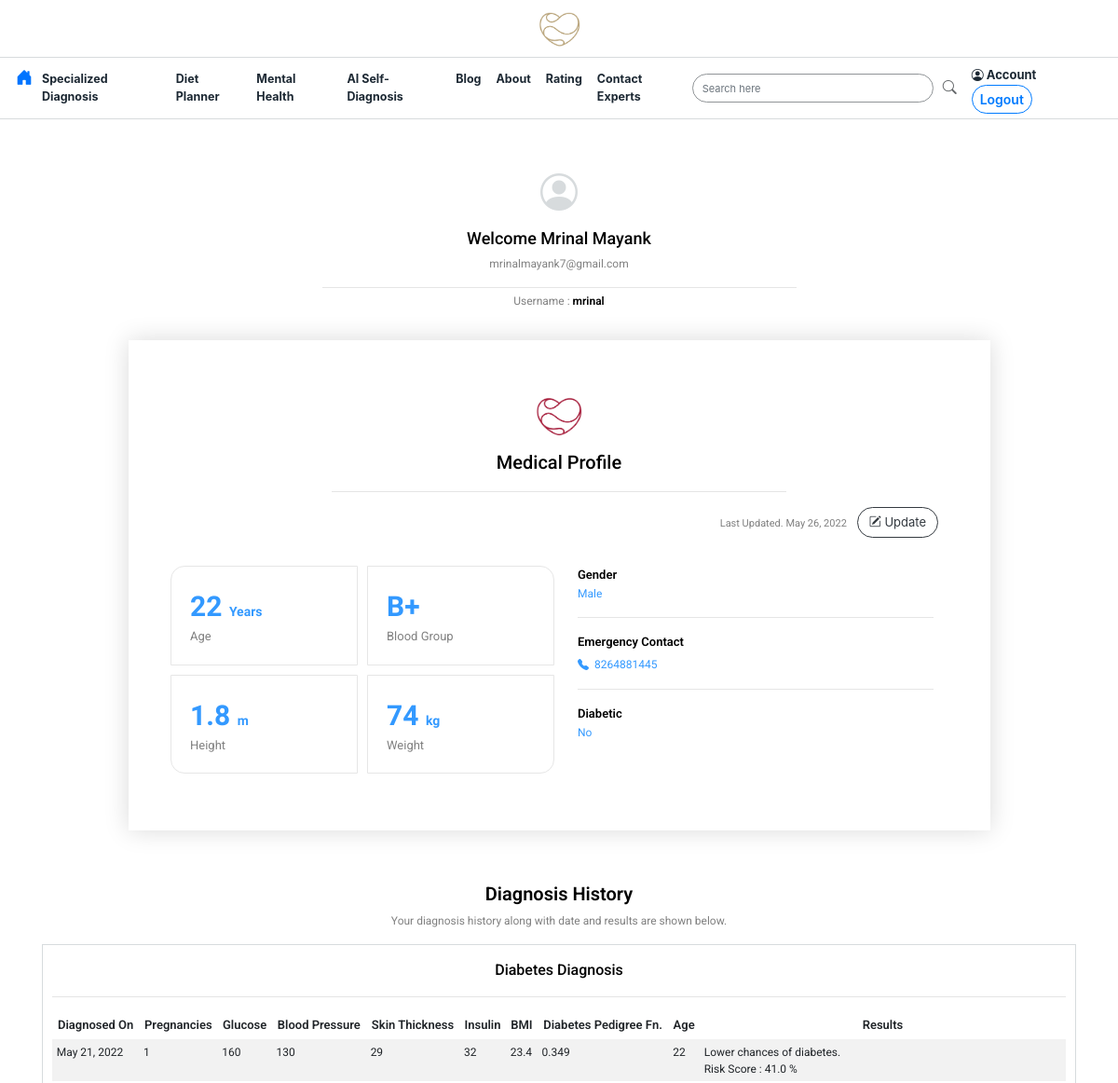
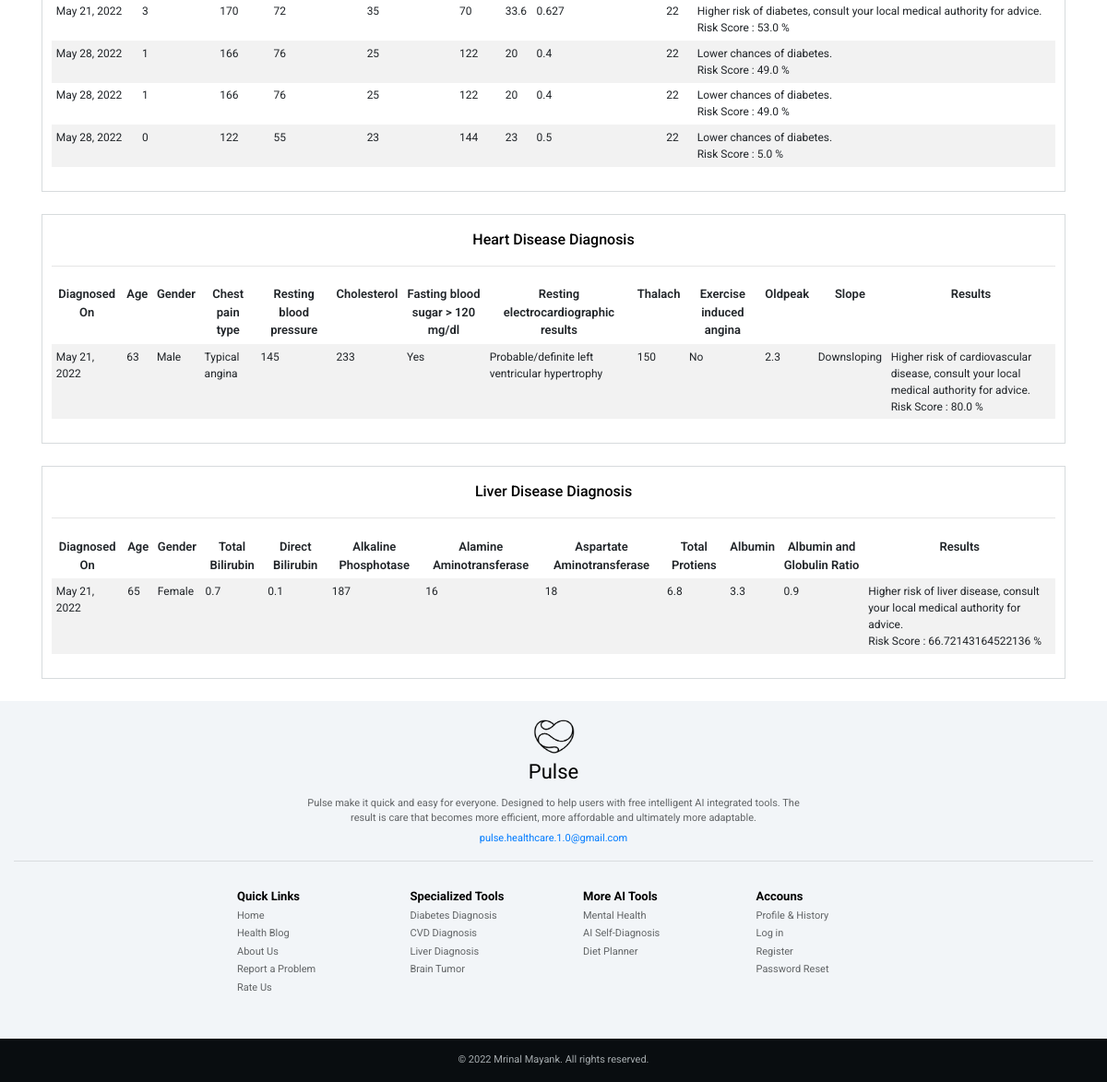
/accounts/ (signed in), run on the app's committed database (2 pictures, top to bottom).
### MAINAPP/models.py (models this page shows, shortened)
class MedicalProfile(models.Model):
	username = models.CharField(max_length= 1000)
	updated_on=models.DateField(blank=True,default=timezone.now)
	age = models.CharField(max_length= 100, blank=True)
	gender = models.CharField(max_length= 100, blank=True)
	blood_group = models.CharField(max_length= 100, blank=True)
	height = models.CharField(max_length= 100, blank=True)
	weight = models.CharField(max_length= 100, blank=True)
	emergency_contact = models.CharField(max_length= 100, blank=True)
	diabetic = models.BooleanField(default=False,null=True, blank=True)

class DiabetesDiagnosisHistory(models.Model):
	username=models.CharField(max_length= 300 ,blank=True)
	Pregnancies=models.CharField(max_length= 300 ,blank=True)
	Glucose=models.CharField(max_length= 300 ,blank=True)
	BloodPressure=models.CharField(max_length= 300 ,blank=True)
	SkinThickness=models.CharField(max_length= 300 ,blank=True)
	Insulin=models.CharField(max_length= 300 ,blank=True)
	BMI=models.CharField(max_length= 300 ,blank=True)
	DiabetesPedigreeFunction=models.CharField(max_length= 300 ,blank=True)
	Age=models.CharField(max_length= 300 ,blank=True)
	outcome=models.CharField(max_length= 300 ,blank=True)
	risk_score=models.CharField(max_length= 300 ,blank=True)
	Diagnosis_Date=models.DateField(blank=True,default=timezone.now)

class HeartDiseaseDiagnosisHistory(models.Model):
	username=models.CharField(max_length= 300 ,blank=True)
	age=models.CharField(max_length= 300 ,blank=True)
	sex=models.CharField(max_length= 300 ,blank=True)
	cp=models.CharField(max_length= 300 ,blank=True)
	trestbps=models.CharField(max_length= 300 ,blank=True)
	chol=models.CharField(max_length= 300 ,blank=True)
	fbs=models.CharField(max_length= 300 ,blank=True)
	restecg=models.CharField(max_length= 300 ,blank=True)
	thalach=models.CharField(max_length= 300 ,blank=True)
	exang=models.CharField(max_length= 300 ,blank=True)
	oldpeak=models.CharField(max_length= 300 ,blank=True)
	slope=models.CharField(max_length= 300 ,blank=True)
	outcome=models.CharField(max_length= 300 ,blank=True)
	risk_score=models.CharField(max_length= 300 ,blank=True)
	Diagnosis_Date=models.DateField(blank=True,default=timezone.now)

class LiverDiseaseDiagnosisHistory(models.Model):
	username=models.CharField(max_length= 300 ,blank=True)
	Age=models.CharField(max_length= 300 ,blank=True)
	Gender=models.CharField(max_length= 300 ,blank=True)
	Total_Bilirubin=models.CharField(max_length= 300 ,blank=True)
	Direct_Bilirubin=models.CharField(max_length= 300 ,blank=True)
	Alkaline_Phosphotase=models.CharField(max_length= 300 ,blank=True)
	Alamine_Aminotransferase=models.CharField(max_length= 300 ,blank=True)
	Aspartate_Aminotransferase=models.CharField(max_length= 300 ,blank=True)
	Total_Protiens=models.CharField(max_length= 300 ,blank=True)
	Albumin=models.CharField(max_length= 300 ,blank=True)
	Albumin_and_Globulin_Ratio=models.CharField(max_length= 300 ,blank=True)
	outcome=models.CharField(max_length= 300 ,blank=True)
	risk_score=models.CharField(max_length= 300 ,blank=True)
	Diagnosis_Date=models.DateField(blank=True,default=timezone.now)

### MAINAPP/views.py (the view)
# urls.py: path('accounts/', views.accounts,name='accounts'),
def accounts(request):
	created = False
	profiles = MedicalProfile.objects.all()
	if request.user.is_authenticated :
		for i in profiles:
			if i.username == request.user.username:
				created = True
	history1=DiabetesDiagnosisHistory.objects.all()
	history2=HeartDiseaseDiagnosisHistory.objects.all()
	history3=LiverDiseaseDiagnosisHistory.objects.all()
	history4=BrainTumorDiagnosisHistory.objects.all()
	flag1=False
	flag2=False
	flag3=False
	flag4=False
	if request.user.is_authenticated :
		for i in history1:
			if i.username == request.user.username:
				flag1=True
				break
		for i in history2:
			if i.username == request.user.username:
				flag2=True
				break
		for i in history3:
			if i.username == request.user.username:
				flag3=True
				break
		for i in history4:
			if i.username == request.user.username:
				flag4=True
				break
	context = {'profiles':profiles,'created':created,'history1':history1,'history2':history2,'history3':history3,'history4':history4, 'flag1':flag1,'flag2':flag2,'flag3':flag3,'flag4':flag4}
	return render(request, 'MAINAPP/accounts.html', context)

### templates/MAINAPP/accounts.html (shortened to what this page needs)
{%  extends 'MAINAPP/home.html' %}
{% load static %}
{% block content %}
<br>
<div class="bground1 container">
  {% if user.is_authenticated %}
  <div class="container col-lg-6 col-md-10 text-center" style="padding:20px;width:100%">
    <p style="font-size:40px;color:#D7DBDD;margin:5px;"><i class="bi bi-person-circle"></i></p>
      <p style="margin:5px;font-size:18px;font-weight:500;color:black;font-family: 'Roboto', sans-serif;">Welcome {{user.first_name}} {{user.last_name }}</p>
      <p style="font-size:12px;color:grey;font-family: 'Roboto', sans-serif;">{{user.email}}</p>
      <hr  style="margin:3px;">
    <p style="margin:5px;font-size:12px;color:grey;font-family: 'Roboto', sans-serif;">Username : <label style="color:black;font-weight:600;">{{user.username}}</label></p>
  </div>
  <div class="container col-lg-10" style="padding:5%;box-shadow:0px 0px 25px 0px rgba(0, 0, 0,0.15);">
      <div class="text-center">
      <img class=""src="{% static 'images/logo4.png'%}" alt="" style="width:50px;">
      <p style="font-size:20px;font-weight:500;color:black;font-family: 'Roboto', sans-serif;text-align:center;margin:10px;" >Medical Profile</p>
      </div>
      {% if created %}
      <hr style="margin-right:20%;margin-left:20%">
      {% for i in profiles %}
      {% if i.username == user.username %}
      <div class="text-right">
        <label style="font-size:11px;font-family: 'Roboto', sans-serif;color:gray" for="">Last Updated. {{i.updated_on}} &nbsp &nbsp</label><a class="btn btn-outline-dark"data-product="{{ i.id }}"  href="{% url 'update_medical_profile' i.id %}" style="border-radius:30px;border-width:1px;font-size:13px;margin:auto;font-weight:400;"><i class="bi bi-pencil-square"></i> Update</a>
      </div>
      <br>
      <div class="row">
        <div class="col-lg-6 col-md-6 " >
          <div class="row">
          <div class="col-lg-6 col-md-6 col-sm-6 "style="padding:5px">
            <div style="padding:20px;border:1px solid #e6e6e6;border-radius:15px 0px 0px 0px;">
              <p style="color:#3399ff;font-family:'Barlow Semi Condensed',sans-serif;font-size:30px;font-weight:600;margin-bottom:0px;">{{i.age}} <label for="" style="font-size:14px;margin-bottom:0px;">Years</label></p>
              <p style="font-size:13px;font-weight:400;color:gray;font-family: 'Roboto', sans-serif;margin-bottom:0px" >Age</p>
            </div>
          </div>
          <div class="col-lg-6 col-md-6 col-sm-6 "style="padding:5px">
          <div style="padding:20px;border:1px solid #e6e6e6;border-radius:0px 15px 0px 0px">
            <p style="color:#3399ff;font-family:'Barlow Semi Condensed',sans-serif;font-size:30px;font-weight:600;margin-bottom:0px;">{{i.blood_group}} </p>
            <p style="font-size:13px;font-weight:400;color:gray;font-family: 'Roboto', sans-serif;margin-bottom:0px" >Blood Group</p>
          </div>
          </div>
          <div class="col-lg-6 col-md-6 col-sm-6"style="padding:5px">
          <div style="padding:20px;border:1px solid #e6e6e6;border-radius:0px 0px 0px 15px">
            <p style="color:#3399ff;font-family:'Barlow Semi Condensed',sans-serif;font-size:30px;font-weight:600;margin-bottom:0px;">{{i.height}} <label for="" style="font-size:14px;margin-bottom:0px;">m</label></p>
            <p style="font-size:13px;font-weight:400;color:gray;font-family: 'Roboto', sans-serif;margin-bottom:0px" >Height</p>
          </div>
          </div>
          <div class="col-lg-6 col-md-6 col-sm-6"style="padding:5px">
          <div style="padding:20px;border:1px solid #e6e6e6;border-radius:0px 0px 15px 0px">
            <p style="color:#3399ff;font-family:'Barlow Semi Condensed',sans-serif;font-size:30px;font-weight:600;margin-bottom:0px;">{{i.weight}} <label for="" style="font-size:14px;margin-bottom:0px;">kg</label></p>
            <p style="font-size:13px;font-weight:400;color:gray;font-family: 'Roboto', sans-serif;margin-bottom:0px" >Weight</p>
          </div>
          </div>
          </div>
        </div>
        <div class="col-lg-6 col-md-6" style="padding:5px 20px 5px 20px">
          <p style="font-size:13px;font-weight:600;color:black;font-family: 'Roboto', sans-serif;margin-bottom:1px;" >Gender</p>
          <p style="font-size:12px;font-weight:400;color:#3399ff;font-family: 'Roboto', sans-serif;" >{{i.gender}}</p>
          <hr>
          <p style="font-size:13px;font-weight:600;color:black;font-family: 'Roboto', sans-serif;margin-bottom:1px;" >Emergency Contact</p>
          <a  href="tel:{{ i.emergency_contact }}"style="font-size:12px;font-weight:400;color:#3399ff;font-family: 'Roboto', sans-serif;" ><i class="bi bi-telephone-fill"></i>&nbsp {{i.emergency_contact}}</a>
          <hr>
          <p style="font-size:13px;font-weight:600;color:black;font-family: 'Roboto', sans-serif;margin-bottom:1px;" >Diabetic</p>
          {% if i.diabetic %}
          <p style="font-size:12px;font-weight:400;color:#3399ff;font-family: 'Roboto', sans-serif;" >Yes</p>
          {% else %}
          <p style="font-size:12px;font-weight:400;color:#3399ff;font-family: 'Roboto', sans-serif;" >No</p>
          {% endif %}
        </div>
      </div>
      {% endif %}
      {% endfor %}
      {% endif %}
  </div>
  <br><br>
  <p style="margin:5px;font-size:20px;font-weight:600;color:black;font-family: 'Roboto', sans-serif;text-align:center">Diagnosis History</p>
  <p style="font-size:12px;color:grey;font-family: 'Roboto', sans-serif;text-align:center">Your diagnosis history along with date and results are shown below.</p>
  {% if flag1 %}
  <div style="width:100%;padding:10px;border:1px solid #D7DBDD">
    <p style="margin:5px;font-size:16px;font-weight:500;color:black;font-family: 'Roboto', sans-serif;text-align:center">Diabetes Diagnosis</p>
    <hr>
    <table class="table table-striped table-borderless  table-sm table-light" style="background:transparent">
      <thead><tr style="font-family: 'Roboto', sans-serif;font-size:13px;font-weight:600;text-align:center;">
        <td >Diagnosed On</td><td >Pregnancies</td><td >Glucose</td><td >Blood Pressure</td><td ">Skin Thickness</td><td >Insulin</td><td >BMI</td><td >Diabetes Pedigree Fn.</td><td >Age</td><td >Results</td>
      </tr></thead>
     <tbody>
      {% for i in history1 %}
      {% if i.username == user.username %}
      <tr style="font-family: 'Roboto', sans-serif;font-size:12px;font-weight:400;">
        <td >{{ i.Diagnosis_Date }} </td><td >{{ i.Pregnancies }} </td><td >{{ i.Glucose }} </td><td >{{ i.BloodPressure }} </td><td >{{ i.SkinThickness }} </td><td >{{ i.Insulin }} </td><td >{{ i.BMI}} </td><td >{{ i.DiabetesPedigreeFunction }} </td><td >{{ i.Age }} </td><td >{{ i.outcome }} <br> Risk Score : {{ i.risk_score }} %</td>
      </tr>
      {% endif %}
      {% endfor %}
    </tbody>
  </table>
  </div>
  <br>
  {% endif %}
  {% if flag2 %}
  <div style="width:100%;padding:10px;border:1px solid #D7DBDD">
    <p style="margin:5px;font-size:16px;font-weight:500;color:black;font-family: 'Roboto', sans-serif;text-align:center">Heart Disease Diagnosis</p>
    <hr>
    <table class="table table-striped table-borderless  table-sm table-light" style="background:transparent">
      <thead><tr style="font-family: 'Roboto', sans-serif;font-size:13px;font-weight:600;text-align:center;">
        <td >Diagnosed On</td><td >Age</td><td >Gender</td><td >Chest pain type</td><td ">Resting blood pressure</td><td >Cholesterol</td><td >Fasting blood sugar > 120 mg/dl</td><td >Resting electrocardiographic results</td><td >Thalach</td><td >Exercise induced angina</td><td >Oldpeak</td><td >Slope</td><td >Results</td>
      </tr></thead>
     <tbody>
      {% for i in history2 %}
      {% if i.username == user.username %}
      <tr style="font-family: 'Roboto', sans-serif;font-size:12px;font-weight:400;">
        <td >{{ i.Diagnosis_Date }} </td><td >{{ i.age }} </td><td >{{ i.sex }} </td><td >{{ i.cp }} </td><td >{{ i.trestbps }} </td><td >{{ i.chol }} </td><td >{{ i.fbs }} </td><td >{{ i.restecg}} </td><td >{{ i.thalach }} </td><td >{{ i.exang }} </td><td >{{ i.oldpeak}} </td><td >{{ i.slope }} </td><td >{{ i.outcome }} <br> Risk Score : {{ i.risk_score }} %</td>
      </tr>
      {% endif %}
      {% endfor %}
    </tbody>
  </table>
  </div>
  <br>
  {% endif %}
  {% if flag3 %}
  <div style="width:100%;padding:10px;border:1px solid #D7DBDD">
    <p style="margin:5px;font-size:16px;font-weight:500;color:black;font-family: 'Roboto', sans-serif;text-align:center">Liver Disease Diagnosis</p>
    <hr>
    <table class="table table-striped table-borderless  table-sm table-light" style="background:transparent">
      <thead><tr style="font-family: 'Roboto', sans-serif;font-size:13px;font-weight:600;text-align:center;">
        <td >Diagnosed On</td><td >Age</td><td >Gender</td><td >Total Bilirubin</td><td ">Direct Bilirubin</td><td >Alkaline Phosphotase</td><td >Alamine Aminotransferase</td><td >Aspartate Aminotransferase</td><td >Total Protiens</td><td >Albumin</td><td >Albumin and Globulin Ratio</td><td >Results</td>
      </tr></thead>
     <tbody>
      {% for i in history3 %}
      {% if i.username == user.username %}
      <tr style="font-family: 'Roboto', sans-serif;font-size:12px;font-weight:400;">
        <td >{{ i.Diagnosis_Date }} </td><td >{{ i.Age }} </td><td >{{ i.Gender }} </td><td >{{ i.Total_Bilirubin }} </td><td >{{ i.Direct_Bilirubin }} </td><td >{{ i.Alkaline_Phosphotase }} </td><td >{{ i.Alamine_Aminotransferase }} </td><td >{{ i.Aspartate_Aminotransferase}} </td><td >{{ i.Total_Protiens }} </td><td >{{ i.Albumin }} </td><td >{{ i.Albumin_and_Globulin_Ratio}} </td><td >{{ i.outcome }} <br> Risk Score : {{ i.risk_score }} %</td>
      </tr>
      {% endif %}
      {% endfor %}
    </tbody>
  </table>
  </div>
  <br>
  {% endif %}
  {% endif %}
</div>
{% endblock content %}

### static/css/main.css (style rules this page uses)
.bground1,.loginwindow { animation: fadeInAnimation ease 4s; animation-iteration-count: 1; animation-fill-mode: backwards; }

### data on the page
MedicalProfile: updated_on "May 26, 2022", age "22", blood_group "B+", height "1.8", weight "74", gender "Male", emergency_contact "8264881445", diabetic "No"
DiabetesDiagnosisHistory: Diagnosis_Date "May 21, 2022", Pregnancies "1", Glucose "160", BloodPressure "130", SkinThickness "29", Insulin "32", BMI "23.4", DiabetesPedigreeFunction "0.349", Age "22", outcome "Lower chances of diabetes.", risk_score "41.0"
DiabetesDiagnosisHistory: Diagnosis_Date "May 21, 2022", Pregnancies "3", Glucose "170", BloodPressure "72", SkinThickness "35", Insulin "70", BMI "33.6", DiabetesPedigreeFunction "0.627", Age "22", outcome "Higher risk of diabetes, consult your local medical authority for advice.", risk_score "53.0"
DiabetesDiagnosisHistory: Diagnosis_Date "May 28, 2022", Pregnancies "1", Glucose "166", BloodPressure "76", SkinThickness "25", Insulin "122", BMI "20", DiabetesPedigreeFunction "0.4", Age "22", outcome "Lower chances of diabetes.", risk_score "49.0"
DiabetesDiagnosisHistory: Diagnosis_Date "May 28, 2022", Pregnancies "1", Glucose "166", BloodPressure "76", SkinThickness "25", Insulin "122", BMI "20", DiabetesPedigreeFunction "0.4", Age "22", outcome "Lower chances of diabetes.", risk_score "49.0"
DiabetesDiagnosisHistory: Diagnosis_Date "May 28, 2022", Pregnancies "0", Glucose "122", BloodPressure "55", SkinThickness "23", Insulin "144", BMI "23", DiabetesPedigreeFunction "0.5", Age "22", outcome "Lower chances of diabetes.", risk_score "5.0"
HeartDiseaseDiagnosisHistory: Diagnosis_Date "May 21, 2022", age "63", sex "Male", cp "Typical angina", trestbps "145", chol "233", fbs "Yes", restecg "Probable/definite left ventricular hypertrophy", thalach "150", exang "No", oldpeak "2.3", slope "Downsloping", outcome "Higher risk of cardiovascular disease, consult your local medical authority for advice.", risk_score "80.0"
LiverDiseaseDiagnosisHistory: Diagnosis_Date "May 21, 2022", Age "65", Gender "Female", Total_Bilirubin "0.7", Direct_Bilirubin "0.1", Alkaline_Phosphotase "187", Alamine_Aminotransferase "16", Aspartate_Aminotransferase "18", Total_Protiens "6.8", Albumin "3.3", Albumin_and_Globulin_Ratio "0.9", outcome "Higher risk of liver disease, consult your local medical authority for advice.", risk_score "66.72143164522136"

### other printed values
{{ user.first_name }} "Mrinal"
{{ user.last_name }} "Mayank"
{{ user.email }} "mrinalmayank7@gmail.com"
{{ user.username }} "mrinal"
